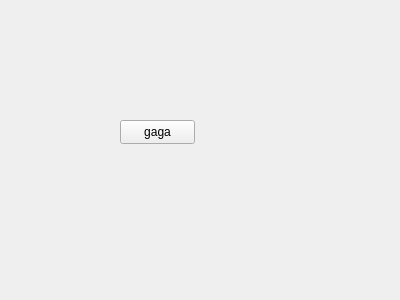
<?xml version="1.0" encoding="UTF-8"?>
<ui version="4.0">
 <class>Form</class>
 <widget class="QWidget" name="Form">
  <property name="geometry">
   <rect>
    <x>0</x>
    <y>0</y>
    <width>400</width>
    <height>300</height>
   </rect>
  </property>
  <property name="windowTitle">
   <string>Form</string>
  </property>
  <widget class="QPushButton" name="pushButton">
   <property name="geometry">
    <rect>
     <x>120</x>
     <y>120</y>
     <width>75</width>
     <height>24</height>
    </rect>
   </property>
   <property name="text">
    <string>gaga</string>
   </property>
  </widget>
 </widget>
 <resources/>
 <connections/>
</ui>
